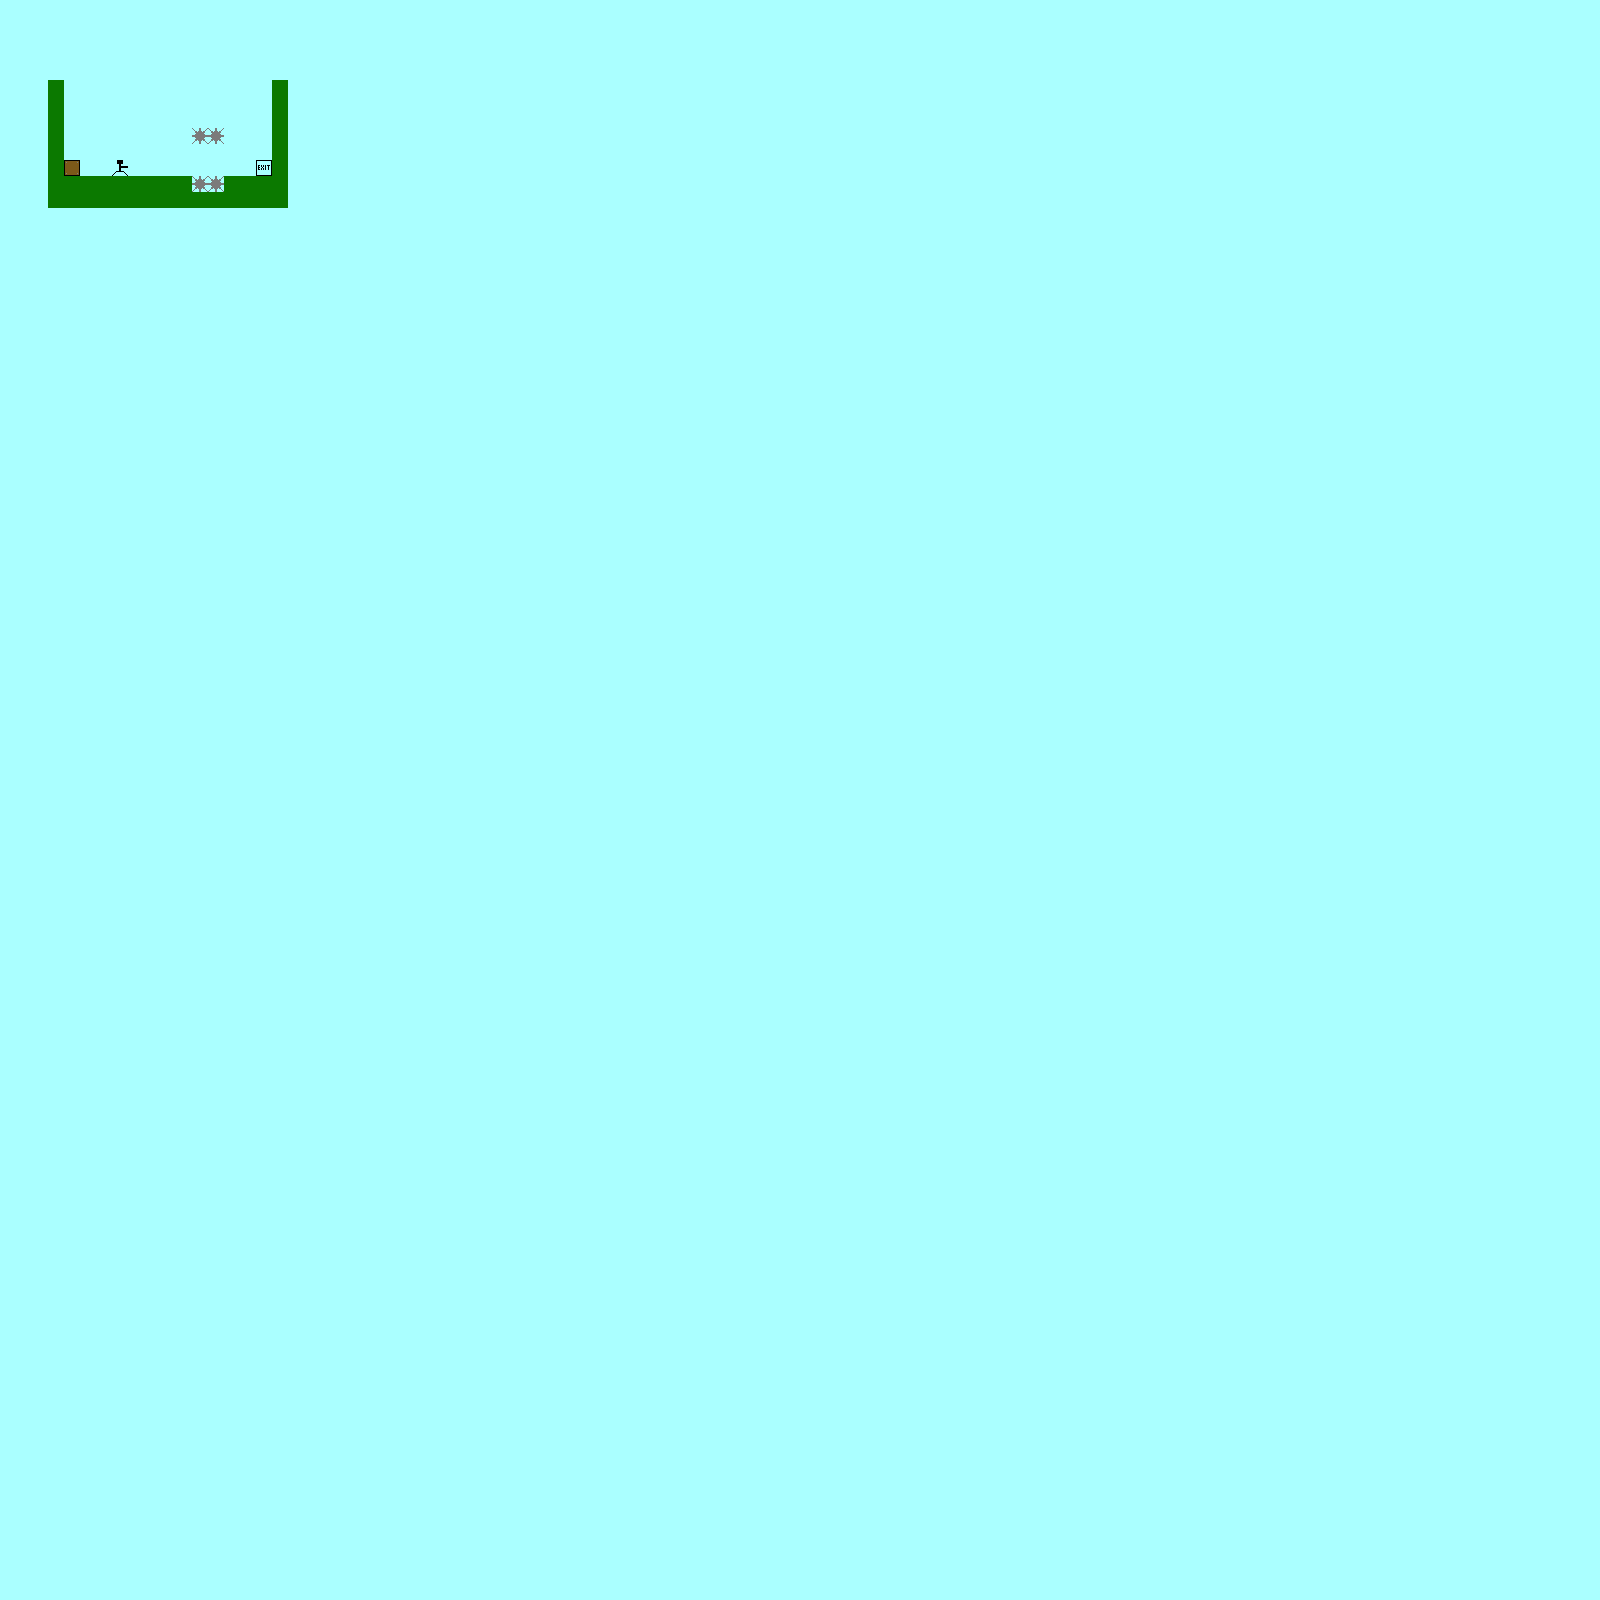

This is a level from a 2D game, rendered from its Tiled map with the project's own tilesets. A one-line summary and the map file follow, with tile-layer data summarised:
An orthogonal 100x100 tile map with 16x16 px tiles, 1 tile layer (Tile Layer 1).

<map version="1.2" tiledversion="1.2.4" orientation="orthogonal" renderorder="right-down" width="100" height="100" tilewidth="16" tileheight="16" infinite="0" backgroundcolor="#aaffff" nextlayerid="2" nextobjectid="1">
 <tileset firstgid="1" source="tiles.tsx" />
 <layer id="1" name="Tile Layer 1" width="100" height="100">
  <data>[10000 cells, 49 non-empty, 6 distinct tile ids]</data>
 </layer>
</map>
